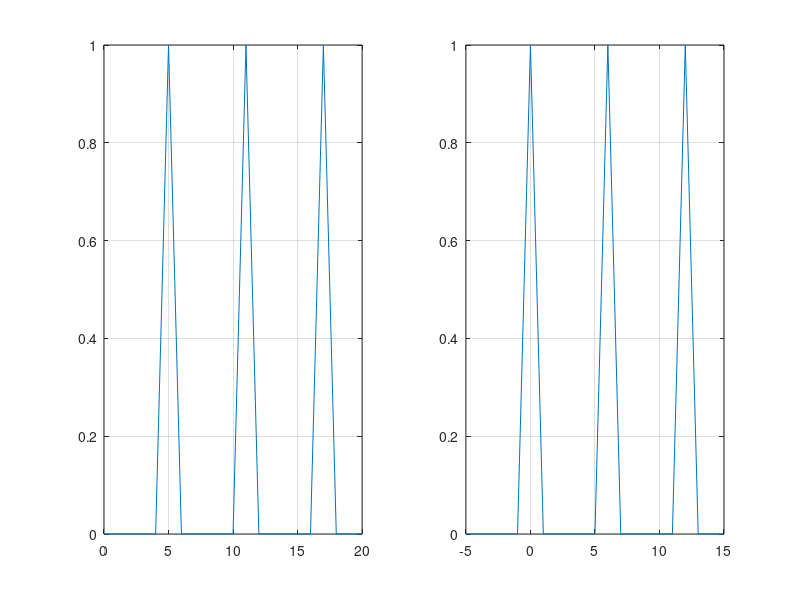
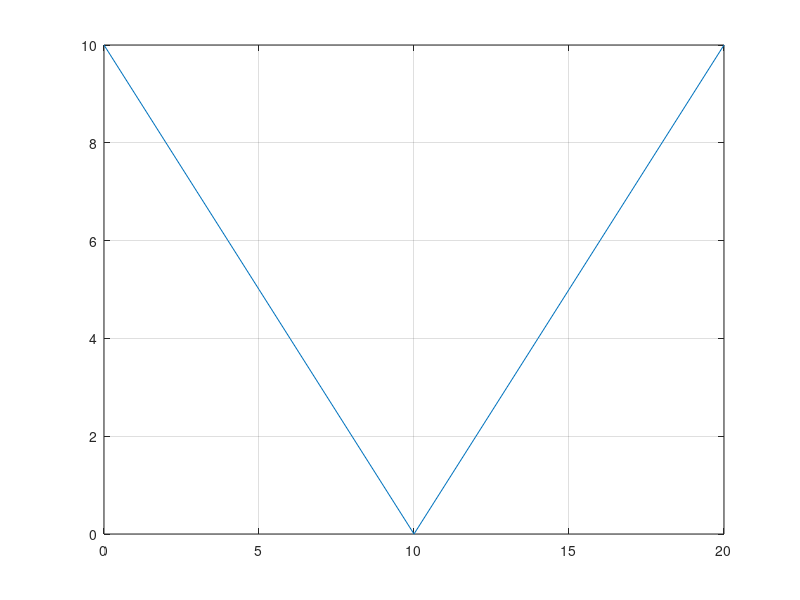
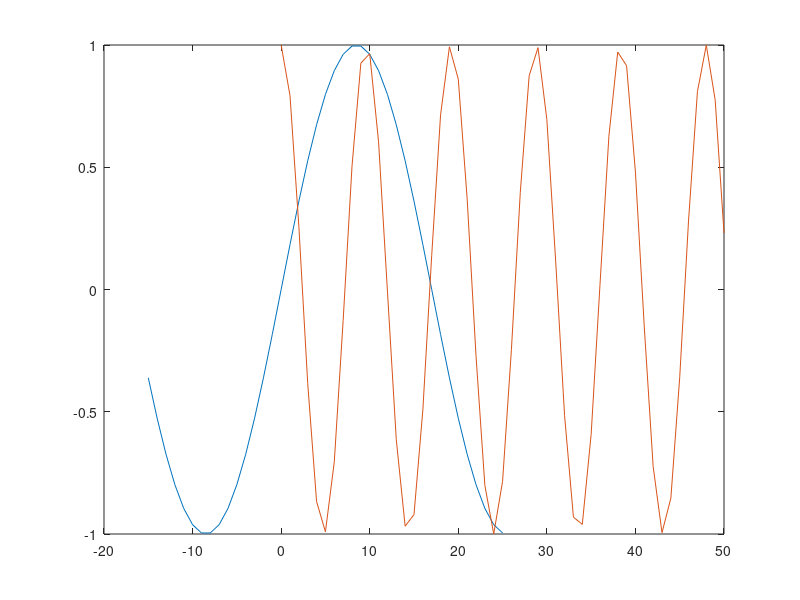
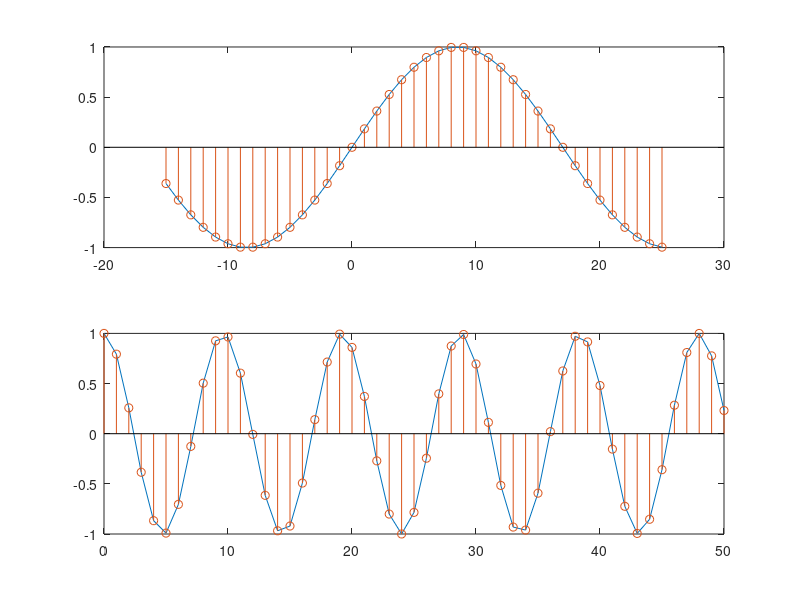

Here is the MATLAB script that generated these plots, in order:
%a)
z=[0,0,0,0,0,1,0,0,0,0,0,1,0,0,0,0,0,1,0,0,0]
n=0:20
m=-5:15
subplot(1,2,1) %doua "miniferestre"
plot(n,z),grid %z in functie de n
subplot(1,2,2)
plot(m,z),grid %z in functie de m
%b)
t=abs(10-n) 
figure(2) %grafic nou
plot(n,t),grid
%c)
n=-15:25
x1=sin(pi/17*n)
figure(3)
plot(n,x1),grid
hold on %pentru reprezentarea pe acelasi grafic
figure(4)
subplot(2,1,1)
plot(n,x1),grid
hold on
stem(n,x1),grid
hold off
n=0:50
x2=cos(pi/sqrt(23)*n)
figure(3)
plot(n,x2),grid
hold off
figure(4)
subplot(2,1,2)
plot(n,x2),grid
hold on
stem(n,x2),grid
hold off




